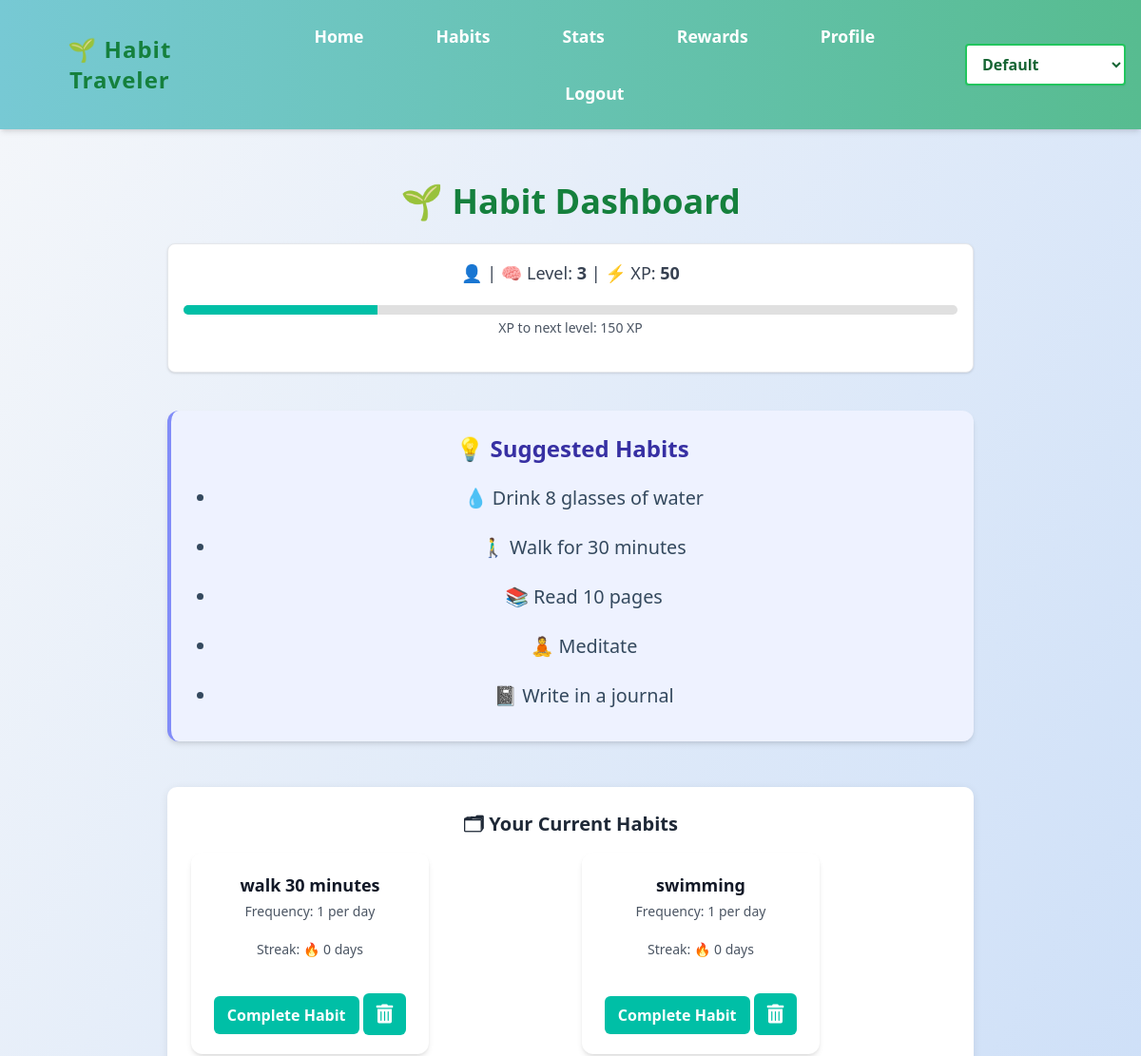
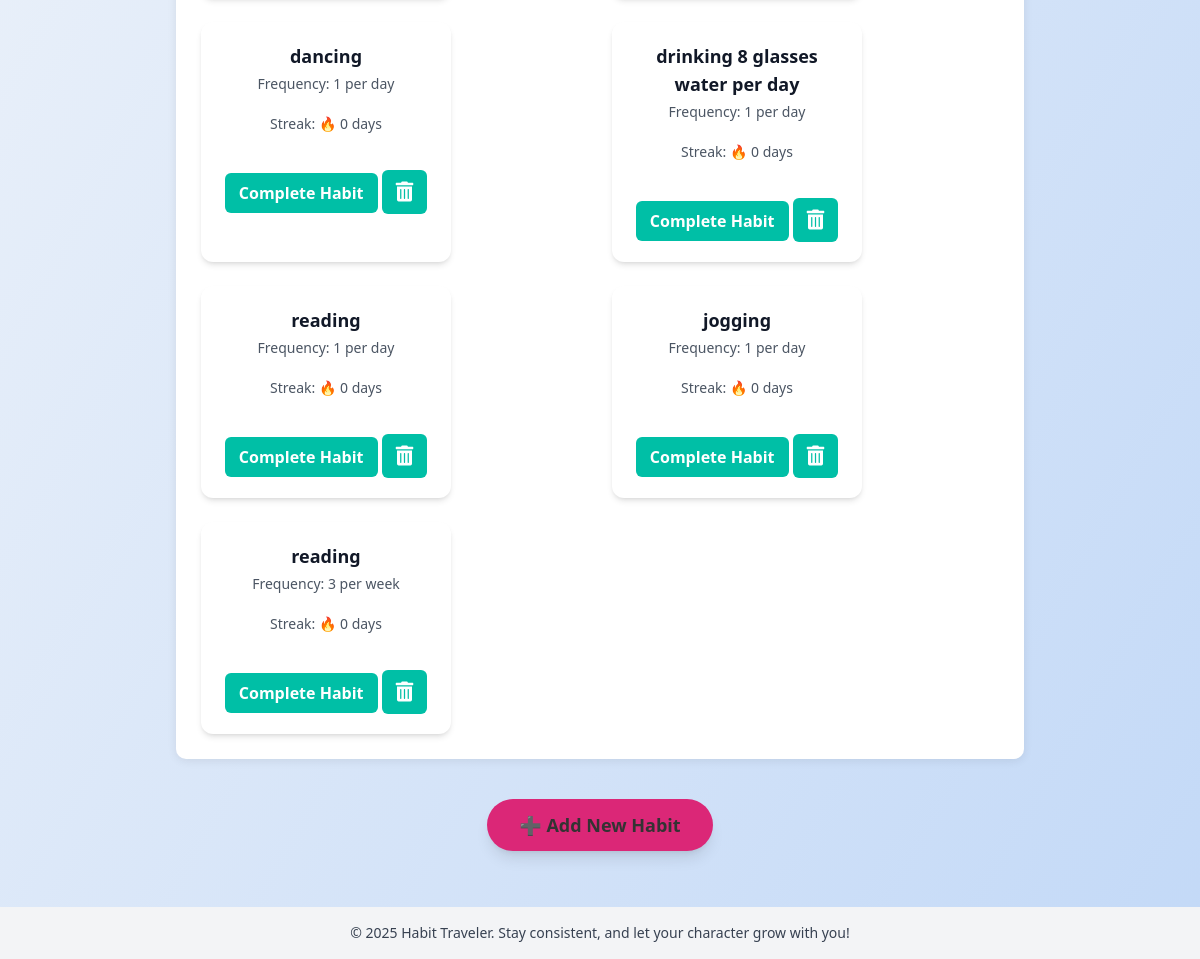
The page /habits (signed in) on the database its author committed (2 pictures, top to bottom).
### app.py (models this page shows)
class User(db.Model):
    id = db.Column(db.Integer, primary_key=True)
    email = db.Column(db.String(150), unique=True, nullable=False)
    name = db.Column(db.String(150), unique=True, nullable=True)
    password = db.Column(db.String(200), nullable=False)
    xp = db.Column(db.Integer, default=0)
    level = db.Column(db.Integer, default=1)
    birthday = db.Column(db.Date, nullable=True)
    age = db.Column(db.Integer, nullable=True)
    description = db.Column(db.String(500), nullable=True)
    avatar = db.Column(db.String(200), nullable=True)

class Habit(db.Model):
    id = db.Column(db.Integer, primary_key=True)
    user_id = db.Column(db.Integer, db.ForeignKey('user.id'), nullable=False)
    name = db.Column(db.String(150), nullable=False)
    target_frequency = db.Column(db.Integer, nullable=True)
    frequency_period = db.Column(db.String(10), nullable=True)
    reminder_time = db.Column(db.Time, nullable=True)
    user = db.relationship('User', backref='habits')
    last_reminder_sent = db.Column(DateTime, nullable=True)

### app.py (the view)
@app.route('/habits')
def habits():
    if 'user_id' not in session:
        return redirect(url_for('login'))
    user_id = session['user_id']
    name = session.get('name')
    user = User.query.get(user_id)
    xp_needed = 100 + (user.level - 1) * 50
    progress_percent = int((user.xp / xp_needed) * 100) if xp_needed > 0 else 0
    progress_class = f"w-[{progress_percent}%]"
    user_habits = Habit.query.filter_by(user_id=user_id).all()
    habits_with_data = []
    for habit in user_habits:
        completions_query = HabitCompletion.query.filter_by(habit_id=habit.id, user_id=user_id)
        if habit.frequency_period == 'day':
            start_date = date.today()
        elif habit.frequency_period == 'week':
            start_date = date.today() - timedelta(days=date.today().weekday())
        elif habit.frequency_period == 'month':
            start_date = date.today().replace(day=1)
        completions = completions_query.filter(HabitCompletion.date >= start_date).count()
        habits_with_data.append({
            'id': habit.id,
            'name': habit.name,
            'streak': completions,
            'goal': habit.target_frequency,
            'period': habit.frequency_period,
            'on_track': completions >= habit.target_frequency
        })
    return render_template('habit.html',
                           habits=habits_with_data,
                           name=name,
                           user=user,
                           xp_needed=xp_needed,
                           progress_class=progress_class)

### templates/habit.html (shortened to what this page needs)
{% extends "base.html" %}
{% block content %}
<div class="max-w-4xl mx-auto p-6">
    <h2 class="text-4xl font-extrabold mb-6 text-center text-green-700">🌱 Habit Dashboard</h2>
    <div class="bg-white p-4 rounded-lg shadow mb-10 text-center border border-gray-200">
        <p class="text-lg text-gray-700 font-medium">
            👤 <strong>{{ username }}</strong> | 🧠 Level: <strong>{{ user.level }}</strong> | ⚡ XP: <strong>{{ user.xp }}</strong>
        </p>
       <div class="progress-bar">
            <div class="progress-bar-fill {{ progress_class }}"></div>
       </div>
        <p class="text-sm text-gray-600 mt-1">XP to next level: {{ xp_needed - user.xp }} XP</p>
    </div>
    <section class="mb-12 bg-indigo-50 p-6 rounded-xl border-l-4 border-indigo-400 shadow-md">
        <h3 class="text-2xl font-bold text-indigo-800 mb-3">💡 Suggested Habits</h3>
        <ul class="list-disc pl-6 text-gray-700 space-y-1 text-lg">
            <li>💧 Drink 8 glasses of water</li>
            <li>🚶‍♂ Walk for 30 minutes</li>
            <li>📚 Read 10 pages</li>
            <li>🧘 Meditate</li>
            <li>📓 Write in a journal</li>
        </ul>
    </section>
    <section class="mb-10">
        <h3 class="text-xl font-semibold text-gray-800 mb-4">🗂 Your Current Habits</h3>
        {% if habits %}
            <div class="habits-container grid gap-6 sm:grid-cols-2">
                {% for habit in habits %}
                    <div class="habit-card p-5 rounded-xl shadow-md transition">
                        <h4 class="text-lg font-bold text-gray-900">{{ habit.name }}</h4>
                        <p class="text-gray-600 text-sm mt-1">Frequency: {{ habit.goal }} per {{ habit.period }}</p>
                        <p class="text-gray-600 text-sm">Streak: 🔥 {{ habit.streak }} days</p>
                        <form action="{{ url_for('complete_habit', habit_id=habit.id) }}" method="post" style="display:inline;">
                       <button type="submit" class="complete-habit-btn mt-4">
                           Complete Habit
                       </button>
                        </form>
                        <form action="{{ url_for('delete_habit', habit_id=habit.id) }}" method="post" style="display:inline;">
                            <button
                                type="submit"
                                class="bg-red-500 hover:bg-red-600 text-white p-3 rounded-full mt-4 transition duration-300 focus:outline-none">
                                <i class="fas fa-trash-alt text-xl"></i>
                            </button>
                        </form>
                    </div>
                {% endfor %}
            </div>
        {% else %}
            <div class="bg-yellow-50 border-l-4 border-yellow-400 text-yellow-800 p-4 rounded">
                <p>You haven’t added any habits yet. Start your first quest!</p>
            </div>
        {% endif %}
    </section>
    <div class="text-center mt-10">
        <a
            href="{{ url_for('add_habit') }}"
            class="add-habit-btn bg-pink-600 hover:bg-pink-700 font-bold text-lg py-3 px-8 rounded-full shadow-lg transition duration-300 inline-block">
            ➕ Add New Habit
        </a>
    </div>
</div>
{% endblock %}

### static/style.css (style rules this page uses)
body { margin: 0; font-family: 'Segoe UI', Tahoma, Geneva, Verdana, sans-serif; background: linear-gradient(to bottom right, #f5f7fa, #c3d9f7); color: #333; min-height: 100vh; display: flex; flex-direction: column; }
main h2 { font-size: 2em; color: #4b6584; margin-bottom: 10px; }
main p { font-size: 1.1em; line-height: 1.6; margin-bottom: 20px; }
section { background: white; border-radius: 10px; padding: 25px; margin-bottom: 20px; box-shadow: 0 2px 10px rgba(0, 0, 0, 0.08); }
ul { list-style: none; padding: 0; }
ul li { padding: 10px 0; font-size: 1.1em; color: #34495e; }
a { color: #3498db; text-decoration: none; }
button i { font-size: 1.5rem; transition: transform 0.2s ease-in-out; }
.habits-container { display: flex; flex-wrap: wrap; gap: 20px; justify-content: center; }
.habit-card { width: 250px; padding: 20px; background: white; border-radius: 10px; box-shadow: 0 4px 8px rgba(0, 0, 0, 0.1); text-align: center; }

### static/themes.css (style rules this page uses)
body .habit-card button { background-color: #00bfa6; color: white; border: none; border-radius: 6px; padding: 8px 14px; font-weight: bold; cursor: pointer; transition: background-color 0.3s ease; }
body .progress-bar { background-color: #e0e0e0; height: 10px; border-radius: 5px; overflow: hidden; margin-top: 10px; }
body .progress-bar-fill { background-color: #00bfa6; height: 100%; transition: width 0.3s ease-in-out; }

### rows shown on the page
User: level "3", xp "50", xp_needed-user.xp "150"
Habit: name "walk 30 minutes", goal "1", period "day", streak "0"
Habit: name "swimming", goal "1", period "day", streak "0"
Habit: name "dancing", goal "1", period "day", streak "0"
Habit: name "drinking 8 glasses water per day", goal "1", period "day", streak "0"
Habit: name "reading", goal "1", period "day", streak "0"
Habit: name "jogging", goal "1", period "day", streak "0"
Habit: name "reading", goal "3", period "week", streak "0"
